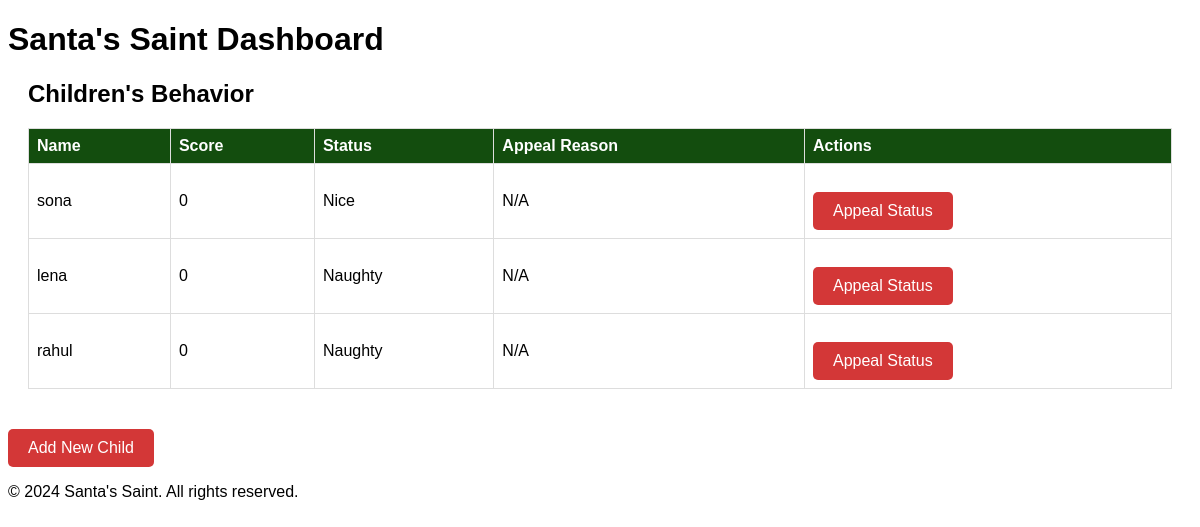
/, run on an earlier commit of the app's database.
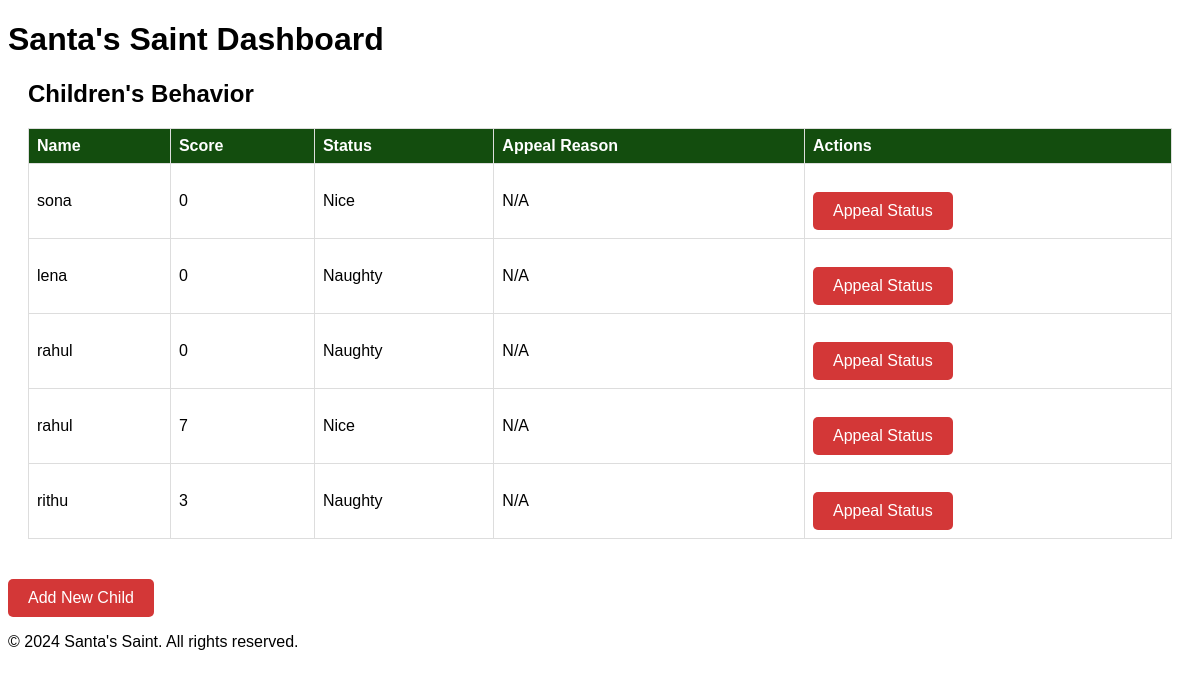
And on a later commit of the database.
### app/models.py (models this page shows, shortened)
class Child(models.Model):
    name = models.CharField(max_length=100)
    score = models.IntegerField(default=0)
    status = models.CharField(max_length=10, choices=[('Naughty', 'Naughty'), ('Nice', 'Nice')])

### app/views.py (the view)
# urls.py: path('', dashboard, name='dashboard'),
def dashboard(request):
    children = Child.objects.all()
    return render(request, 'dashboard.html', {'children': children})

### app/templates/dashboard.html (shortened to what this page needs)
<!DOCTYPE html>
<html lang="en">
<head>
    <link rel="stylesheet" href="../styles.css">
</head>
<body>
    <header>
        <h1>Santa's Saint Dashboard</h1>
    </header>
    <main>
        <section id="children-list">
            <h2>Children's Behavior</h2>
            {% if children %}
                <table>
                    <thead>
                        <tr>
                            <th>Name</th>
                            <th>Score</th>
                            <th>Status</th>
                            <th>Appeal Reason</th>
                            <th>Actions</th>
                        </tr>
                    </thead>
                    <tbody>
                        {% for child in children %}
                            <tr>
                                <td>{{ child.name }}</td>
                                <td>{{ child.score }}</td>
                                <td>{{ child.status }}</td>
                                <td>{{ child.appeal_reason|default:"N/A" }}</td>
                                <td>
                                    <a href="{% url 'appeal_status' child.id %}" class="button">Appeal Status</a>
                                </td>
                            </tr>
                        {% endfor %}
                    </tbody>
                </table>
            {% else %}
                <p>No children found.</p>
            {% endif %}
        </section>
        <a href="{% url 'add_child' %}" class="button">Add New Child</a>
    </main>
    <footer>
        <p>&copy; 2024 Santa's Saint. All rights reserved.</p>
    </footer>
</body>
</html>

### app/templates/styles.css (style rules this page uses)
body { font-family: Arial, sans-serif; }
#children-list { margin: 20px; }

### app/templates/dashboard.html (style rules this page uses)
table { width: 100%; border-collapse: collapse; margin-top: 20px; }
th, td { border: 1px solid #ddd; padding: 8px; text-align: left; }
th { background-color: #134d0e; color: white; }
.button { display: inline-block; padding: 10px 20px; margin-top: 20px; background-color: #d33737; color: white; text-align: center; text-decoration: none; border-radius: 5px; transition: background-color 0.3s ease; }

What changed in the data, as far as the page shows it:
added Child: name "rahul", score "7", status "Nice", appeal_reason "N/A"
added Child: name "rithu", score "3", status "Naughty", appeal_reason "N/A"
